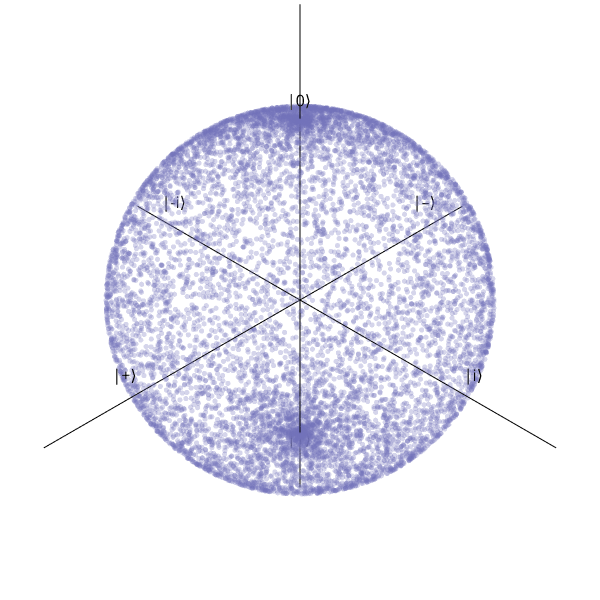

Write notebook code for a chart like this one.
### Code cell
not_haar_samples = [not_a_haar_random_unitary() for _ in range(num_samples)]

X = np.array([[0, 1], [1, 0]])
Y = np.array([[0, -1j], [1j, 0]])
Z = np.array([[1, 0], [0, -1]])

# Used the mixed state simulator so we could have the density matrix for this part!
def convert_to_bloch_vector(rho):
    """Convert a density matrix to a Bloch vector."""
    ax = np.trace(np.dot(rho, X)).real
    ay = np.trace(np.dot(rho, Y)).real
    az = np.trace(np.dot(rho, Z)).real
    return [ax, ay, az]

not_haar_bloch_vectors = np.array([convert_to_bloch_vector(s) for s in not_haar_samples])

### Figure 1 — Plotly figure (JSON) as saved in the notebook; plotly's stock layout.template omitted (floating-point values rounded to 4 significant figures; data arrays with more than 128 entries replaced by an {"elided": "..."} marker saying what was removed)
{"data": [{"line": {"color": "#000000", "width": 2}, "mode": "lines", "showlegend": false, "type": "scatter3d", "x": [-1.5, 1.5], "y": [0, 0], "z": [0, 0]}, {"line": {"color": "#000000", "width": 2}, "mode": "lines", "showlegend": false, "type": "scatter3d", "x": [0, 0], "y": [-1.5, 1.5], "z": [0, 0]}, {"line": {"color": "#000000", "width": 2}, "mode": "lines", "showlegend": false, "type": "scatter3d", "x": [0, 0], "y": [0, 0], "z": [-1.5, 1.5]}, {"mode": "text", "showlegend": false, "text": ["|0⟩", "|1⟩", "|+⟩", "|–⟩", "|i⟩", "|-i⟩"], "textfont": {"color": "#000000", "size": 16}, "type": "scatter3d", "x": [0.05, 0.05, 1.1, -1.1, 0, 0], "y": [0.05, 0.05, 0, 0, 1.1, -1.1], "z": [1, -1.2, 0, 0, 0, 0]}, {"marker": {"color": "#7272BA", "opacity": 0.3, "size": 3}, "mode": "markers", "showlegend": false, "type": "scatter3d", "x": {"elided": "10000 float values"}, "y": {"elided": "10000 float values"}, "z": {"elided": "10000 float values"}}], "layout": {"height": 600, "margin": {"b": 0, "l": 0, "r": 0, "t": 0}, "paper_bgcolor": "rgba(0,0,0,0)", "plot_bgcolor": "rgba(0,0,0,0)", "scene": {"bgcolor": "rgba(0,0,0,0)", "camera": {"eye": {"x": 0.7, "y": 0.7, "z": 0.7}}, "xaxis": {"showbackground": false, "showgrid": false, "showticklabels": false, "title": {"text": ""}, "zeroline": false}, "yaxis": {"showbackground": false, "showgrid": false, "showticklabels": false, "title": {"text": ""}, "zeroline": false}, "zaxis": {"showbackground": false, "showgrid": false, "showticklabels": false, "title": {"text": ""}, "zeroline": false}}, "width": 600}}
